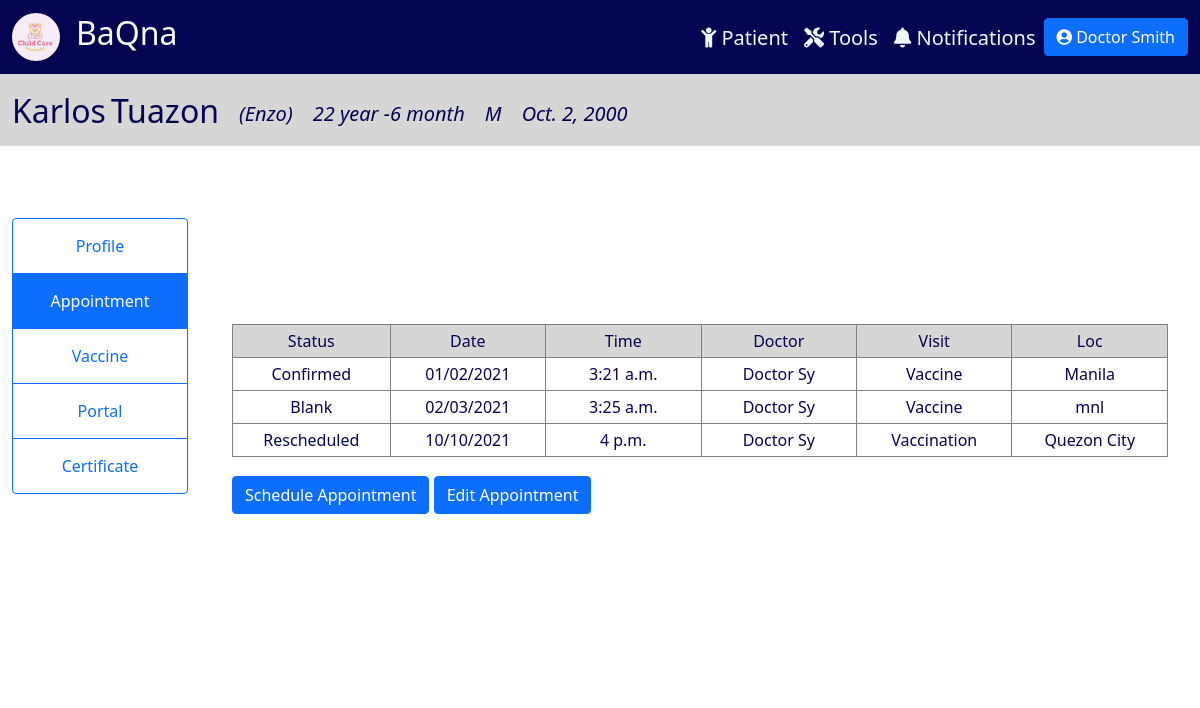
/appointment/2 (signed in), run on the app's committed database.
### tracker/models.py (models this page shows, shortened)
class Physician(models.Model):
    CAN_REG = (
        ('Yes', 'Yes'),
        ('No', 'No'),
    )
    user = models.OneToOneField(User, null=True, on_delete=models.CASCADE)
    prefix = models.CharField(max_length=100, null=True, blank=True)
    last_name = models.CharField(max_length=100, null=True)
    first_name = models.CharField(max_length=100, null=True)
    title = models.CharField(max_length=100, null=True, blank=True)
    date_start = models.DateField(null=True, blank=True)
    date_end = models.DateField(null=True, blank=True)
    cell_no = PhoneNumberField(null=True, blank=True)
    doc_type = models.CharField(max_length=100, null=True)
    can_reg = models.CharField(max_length=100, null=True, blank=True, choices=CAN_REG)
    def __str__(self):
        return self.doc_type + " " + self.last_name

class Patient(models.Model):
    SEX = (
        ('M', 'Male'),
        ('F', 'Female'),
    )
    last_name = models.CharField(max_length=100, null=True)
    first_name = models.CharField(max_length=100, null=True)
    middle_name = models.CharField(max_length=100, null=True, blank=True)
    suffix = models.CharField(max_length=2, null=True, blank=True)
    nick_name = models.CharField(max_length=100, null=True, blank=True)
    sex = models.CharField(max_length=1, null=True, choices=SEX)
    birthdate = models.DateField(null=True)
    age = models.CharField(max_length=100, null=True, blank=True)
    attending_doctor = models.ForeignKey(Physician, related_name="docpatient", on_delete=models.CASCADE, null=True)
    cert_date = models.DateField(null=True, blank=True)
    cell_no = PhoneNumberField(null=True, blank=True, validators=[MaxLengthValidator(13)])
    landline = models.CharField(max_length=100, null=True, blank=True)
    email = models.EmailField(max_length=254, null=True, blank=True)
    house_no = models.CharField(max_length=100, null=True, blank=True)
    barangay = models.CharField(max_length=100, null=True, blank=True)
    city = models.CharField(max_length=100, null=True, blank=True)
    region = models.CharField(max_length=100, null=True, blank=True)
    zip = models.IntegerField(null=True, blank=True)
    mfname = models.CharField(max_length=100, null=True, blank=True)
    mlname = models.CharField(max_length=100, null=True, blank=True)
    mcontact = PhoneNumberField(null=True, blank=True)
    memail = models.EmailField(max_length=254, null=True, blank=True)
    ffname = models.CharField(max_length=100, null=True, blank=True)
    flname = models.CharField(max_length=100, null=True, blank=True)
    fcontact = PhoneNumberField(null=True, blank=True)
    femail = models.EmailField(max_length=254, null=True, blank=True)
    c1full_name = models.CharField(max_length=100, null=True, blank=True)
    relation1 = models.CharField(max_length=100, null=True, blank=True)
    c1contact = PhoneNumberField(null=True, blank=True)
    c2full_name = models.CharField(max_length=100, null=True, blank=True)
    relation2 = models.CharField(max_length=100, null=True, blank=True)
    c2contact = PhoneNumberField(null=True, blank=True)

class Appointment(models.Model):
    STATUS = (
        ('Blank','Blank'),
        ('Confirmed', 'Confirmed'),
        ('Cancelled', 'Cancelled'),
        ('Rescheduled', 'Rescheduled'),
        ('Requested', 'Requested'),
    )
    patient = models.ForeignKey(Patient, null=True, blank=True, on_delete=models.CASCADE)
    status = models.CharField(max_length=100, choices=STATUS, null=True)
    date = models.DateField(null=True)
    time = models.TimeField(null=True)
    doctor = models.ForeignKey(Physician, on_delete=models.CASCADE)
    visit = models.CharField(max_length=100, null=True)
    location = models.CharField(max_length=100, null=True)

### tracker/views.py (the view, shortened to what this page needs)
# urls.py: path('appointment/<str:pk>', views.appointment, name = 'appointment'),
@login_required(login_url='login')
def appointment(request, pk):
    patient = Patient.objects.get(id=pk)
    appointment_form = AppointmentForm(initial={'patient': patient})
    appointment_form_patient = AppointmentFormPatient(initial={'patient': patient, 'status': 'Requested', 'doctor': patient.attending_doctor})
    appointments = Appointment.objects.filter(patient=patient)
    curr_date = datetime.date.today()
    months = curr_date.month - patient.birthdate.month
    years = curr_date.year - patient.birthdate.year
    age = "{} year {} month".format(years, months)
    data = {
        'patient': patient,
        'appointment_form': appointment_form,
        'appointment_form_patient': appointment_form_patient,
        'appointments': appointments,
        'age': age,
    }
    return render(request, 'tracker/appointment.html', data)

### tracker/templatetags/auth_extras.py (called while the page is built)
@register.filter(name='has_group')
def has_group(user, group_name):
    group = Group.objects.get(name=group_name)
    return True if group in user.groups.all() else False

### tracker/templates/tracker/appointment.html (shortened to what this page needs)
{% include 'tracker/info_header.html' %}
{% block content %}
{% load auth_extras %}
<div class="container-fluid" style="padding:1%; ">
    <div class="row">
        <div class="col-lg-2" style="background-color: rgb(255, 255, 255); display: flex; justify-content: center; margin-top: 5%;">
          <div class="btn-group-vertical" style="display: block;">
            <a class="btn btn-outline-primary" href="{% url 'patient' patient.id %}">Profile</a>
            <a class="btn btn-outline-primary active" href="#">Appointment</a>
            <a class="btn btn-outline-primary" href="{% url 'vaccine' patient.id %}">Vaccine</a>
            {% if request.user|has_group:"Doctor" or request.user|has_group:"Admin" %}
            <a class="btn btn-outline-primary" href="{% url 'portal' patient.id %}">Portal</a>
            {% endif %}
            <a class="btn btn-outline-primary" href="{% url 'certificate' patient.id %}">Certificate</a>
          </div>
        </div>
        <div class="col-lg-10" style="background-color: white; padding-top: 8%; padding-bottom: 8%;">
          <div class="appointment-table">
            <table class="table-bordered align-middle table-sm" style="width: 100%;">
              <thead class="thead-warning" style="background-color: rgb(214, 214, 214);">
                <tr>
                  <td>Status</td>
                  <td>Date</td>
                  <td>Time</td>
                  <td>Doctor</td>
                  <td>Visit</td>
                  <td>Loc</td>
                </tr>
              </thead>
              {% for appointment in appointments %}
              <tbody>
                <tr>
                  <td>{{appointment.status}}</td>
                  <td>{{appointment.date|date:"m/d/Y"}}</td>
                  <td>{{appointment.time}}</td>
                  <td>{{appointment.doctor}}</td>
                  <td>{{appointment.visit}}</td>
                  <td>{{appointment.location}}</td>
                </tr>
              </tbody>
              {% endfor %}
            </table>
            <button class="btn btn-primary" data-bs-toggle="modal" data-bs-target="#schedule" style="margin-top: 2%;">
              Schedule Appointment
            </button>
            {% if request.user|has_group:"Doctor" or request.user|has_group:"Admin" %}
            <a class="btn btn-primary" style="margin-top: 2%;" href="{% url 'editAppointment' patient.id %}">
              Edit Appointment
            </a>
            {% endif %}
          </div>
        </div>
    </div>
</div>
{% endblock content %}

### tracker/templates/tracker/info_header.html
{% extends 'tracker/main.html' %}
{% block content %}
<nav class="navbar navbar-expand-xl" style="background-color: rgb(214, 214, 214);">
    <div class="container-fluid">
      <div class="collapse navbar-collapse me-auto" id="navbarTogglerDemo02">
        <div style="margin-right: auto; margin-top: 10px;">
          <ul class="navbar-nav me-auto mb-2 mb-lg-0 navbar-custom">
            <li class="nav-item" style="margin-right: 5px">
              <h2>{{patient.first_name}}</h2>
            </li>
            <li class="nav-item" style="margin-right: 20px">
              <h2>{{patient.last_name}}</h2>
            </li>
            <li class="nav-item" style="margin-right: 20px">
              <i><h5 style="margin-top: 10px;">({{patient.nick_name}})</h5></i>
            </li>
            <li class="nav-item" style="margin-right: 20px">
              <i><h5 style="margin-top:10px;">{{age}}</h5></i>
            </li>
            <li class="nav-item" style="margin-right: 20px">
              <i><h5 style="margin-top:10px;">{{patient.sex}}</h5></i>
            </li>
            <li class="nav-item" style="margin-right: 20px">
              <i><h5 style="margin-top:10px;">{{patient.birthdate}}</h5></i>
            </li>
          </ul>
        </div>
      </div>
    </div>
</nav>
{% endblock content %}

### tracker/templates/tracker/main.html (shortened to what this page needs)
{% load static %} {% load auth_extras %}
<!DOCTYPE html>
<html lang="en">
<head>
    <link href="https://cdn.jsdelivr.net/npm/bootstrap@5.1.3/dist/css/bootstrap.min.css" rel="stylesheet">
    <link rel="stylesheet" href="https://cdnjs.cloudflare.com/ajax/libs/font-awesome/5.15.3/css/all.min.css" />
</head>
<body>
  <nav class="navbar navbar-expand-xl" style="background-color: rgb(4, 4, 80);color: white;">
    <div class="container-fluid">
      {% if request.user|has_group:'Patient User' %}
        <a href="{% url 'homePatient' %}" class="navbar-brand">
          <div class="logo-image">
            <img src="{% static 'images/logo.jpg' %}" class="img-fluid">
          </div>
        </a>
        <a href="{% url 'homePatient' %}"><h2 style="float: left; color: #FAFAFA;">BaQna</h2></a>
      {% else %}
        <a href="{% url 'home' %}" class="navbar-brand">
          <div class="logo-image">
            <img src="{% static 'images/logo.jpg' %}" class="img-fluid">
          </div>
        </a>
        <a href="{% url 'home' %}"><h2 style="float: left; color: #FAFAFA;">BaQna</h2></a>
      {% endif %}
      <div class="collapse navbar-collapse me-auto" id="navbarTogglerDemo02">
        <div style="margin-left: auto;margin-top: 10px;">
          <ul class="navbar-nav me-auto mb-2 mb-lg-0 navbar-custom">
            {% if request.user|has_group:"Doctor" or request.user|has_group:"Admin" %}
            <li class="nav-item" style="margin-left: 15rem;">
              <a class="nav-link" href="{% url 'home' %}"><h5><i class="fas fa-child"></i> Patient</h5></a>
            </li>
            <li class="nav-item">
              <a class="nav-link" href="{% url 'report' %}"><h5><i class="fas fa-tools"></i> Tools</h5></a>
            </li>
            <li class="nav-item">
              <a class="nav-link" href="{% url 'notifs' %}"><h5><i class="fas fa-bell"></i> Notifications</h5></a>
            </li>
            {% endif %}
            <li class="nav-item">
              <div class="dropdown">
                <button class="btn btn-primary" type="button" id="dropdownMenuButton1" data-bs-toggle="dropdown" aria-expanded="false">
                  <i class="fas fa-user-circle"></i>
                  {% if request.user|has_group:'Doctor' %}
                    {{request.user.physician}}
                  {% elif request.user|has_group:'Patient User' %}
                    {{request.user.patientuser}}
                  {% else %}
                    {{request.user}}
                  {% endif %}
                </button>
              </div>
            </li>
          </ul>
        </div>
      </div>
    </div>
  </nav>
  {% block content %}
  {% endblock %}
</body>
</html>

### tracker/templates/tracker/main.html (style rules this page uses)
body { color:rgb(4, 4, 80); }
.navbar-custom a { color: aliceblue; }
.logo-image { width: 48px; height: 48px; border-radius: 50%; overflow: hidden; }
.appointment-table { padding: 20px; margin: 50px auto; }
.appointment-table td { width:11%; text-align: center; }
.appointment-table a { margin-top: 1%; }
.btn-group-vertical a { padding: 15px; }

### data on the page
Patient: first_name "Karlos", last_name "Tuazon", nick_name "Enzo", sex "M", birthdate "Oct. 2, 2000"
Appointment: status "Confirmed", date "01/02/2021", time "3:21 a.m.", doctor "Doctor Sy", visit "Vaccine", location "Manila"
Appointment: status "Blank", date "02/03/2021", time "3:25 a.m.", doctor "Doctor Sy", visit "Vaccine", location "mnl"
Appointment: status "Rescheduled", date "10/10/2021", time "4 p.m.", doctor "Doctor Sy", visit "Vaccination", location "Quezon City"

### other printed values
{{ request.user.physician }} "Doctor Smith"
